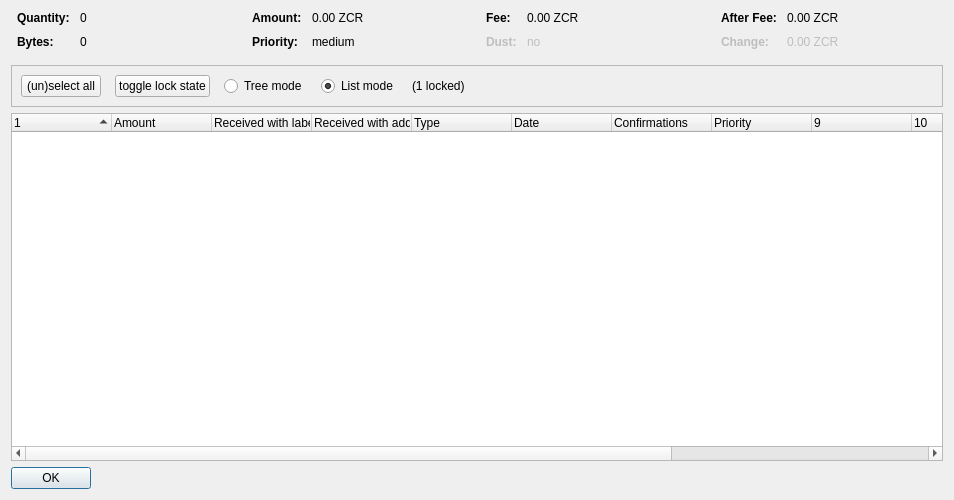
<?xml version="1.0" encoding="UTF-8"?>
<ui version="4.0">
 <class>CoinControlDialog</class>
 <widget class="QDialog" name="CoinControlDialog">
  <property name="geometry">
   <rect>
    <x>0</x>
    <y>0</y>
    <width>954</width>
    <height>500</height>
   </rect>
  </property>
  <property name="windowTitle">
   <string>Coin Selection</string>
  </property>
  <layout class="QVBoxLayout" name="verticalLayout">
   <item>
    <layout class="QHBoxLayout" name="horizontalLayoutTop" stretch="0,0,0,0">
     <property name="topMargin">
      <number>0</number>
     </property>
     <property name="bottomMargin">
      <number>10</number>
     </property>
     <item>
      <layout class="QFormLayout" name="formLayoutCoinControl1">
       <property name="horizontalSpacing">
        <number>10</number>
       </property>
       <property name="verticalSpacing">
        <number>10</number>
       </property>
       <property name="leftMargin">
        <number>6</number>
       </property>
       <property name="rightMargin">
        <number>6</number>
       </property>
       <item row="0" column="0">
        <widget class="QLabel" name="labelCoinControlQuantityText">
         <property name="font">
          <font>
           <weight>75</weight>
           <bold>true</bold>
          </font>
         </property>
         <property name="text">
          <string>Quantity:</string>
         </property>
        </widget>
       </item>
       <item row="0" column="1">
        <widget class="QLabel" name="labelCoinControlQuantity">
         <property name="cursor">
          <cursorShape>IBeamCursor</cursorShape>
         </property>
         <property name="contextMenuPolicy">
          <enum>Qt::ActionsContextMenu</enum>
         </property>
         <property name="text">
          <string notr="true">0</string>
         </property>
         <property name="textInteractionFlags">
          <set>Qt::LinksAccessibleByMouse|Qt::TextSelectableByKeyboard|Qt::TextSelectableByMouse</set>
         </property>
        </widget>
       </item>
       <item row="1" column="0">
        <widget class="QLabel" name="labelCoinControlBytesText">
         <property name="font">
          <font>
           <weight>75</weight>
           <bold>true</bold>
          </font>
         </property>
         <property name="text">
          <string>Bytes:</string>
         </property>
        </widget>
       </item>
       <item row="1" column="1">
        <widget class="QLabel" name="labelCoinControlBytes">
         <property name="cursor">
          <cursorShape>IBeamCursor</cursorShape>
         </property>
         <property name="contextMenuPolicy">
          <enum>Qt::ActionsContextMenu</enum>
         </property>
         <property name="text">
          <string notr="true">0</string>
         </property>
         <property name="textInteractionFlags">
          <set>Qt::LinksAccessibleByMouse|Qt::TextSelectableByKeyboard|Qt::TextSelectableByMouse</set>
         </property>
        </widget>
       </item>
      </layout>
     </item>
     <item>
      <layout class="QFormLayout" name="formLayoutCoinControl2">
       <property name="horizontalSpacing">
        <number>10</number>
       </property>
       <property name="verticalSpacing">
        <number>10</number>
       </property>
       <property name="leftMargin">
        <number>6</number>
       </property>
       <property name="rightMargin">
        <number>6</number>
       </property>
       <item row="0" column="0">
        <widget class="QLabel" name="labelCoinControlAmountText">
         <property name="font">
          <font>
           <weight>75</weight>
           <bold>true</bold>
          </font>
         </property>
         <property name="text">
          <string>Amount:</string>
         </property>
        </widget>
       </item>
       <item row="0" column="1">
        <widget class="QLabel" name="labelCoinControlAmount">
         <property name="cursor">
          <cursorShape>IBeamCursor</cursorShape>
         </property>
         <property name="contextMenuPolicy">
          <enum>Qt::ActionsContextMenu</enum>
         </property>
         <property name="text">
          <string notr="true">0.00 ZCR</string>
         </property>
         <property name="textInteractionFlags">
          <set>Qt::LinksAccessibleByMouse|Qt::TextSelectableByKeyboard|Qt::TextSelectableByMouse</set>
         </property>
        </widget>
       </item>
       <item row="1" column="0">
        <widget class="QLabel" name="labelCoinControlPriorityText">
         <property name="font">
          <font>
           <weight>75</weight>
           <bold>true</bold>
          </font>
         </property>
         <property name="text">
          <string>Priority:</string>
         </property>
        </widget>
       </item>
       <item row="1" column="1">
        <widget class="QLabel" name="labelCoinControlPriority">
         <property name="cursor">
          <cursorShape>IBeamCursor</cursorShape>
         </property>
         <property name="contextMenuPolicy">
          <enum>Qt::ActionsContextMenu</enum>
         </property>
         <property name="text">
          <string>medium</string>
         </property>
         <property name="textInteractionFlags">
          <set>Qt::LinksAccessibleByMouse|Qt::TextSelectableByKeyboard|Qt::TextSelectableByMouse</set>
         </property>
        </widget>
       </item>
      </layout>
     </item>
     <item>
      <layout class="QFormLayout" name="formLayoutCoinControl3">
       <property name="horizontalSpacing">
        <number>10</number>
       </property>
       <property name="verticalSpacing">
        <number>10</number>
       </property>
       <property name="leftMargin">
        <number>6</number>
       </property>
       <property name="rightMargin">
        <number>6</number>
       </property>
       <item row="0" column="0">
        <widget class="QLabel" name="labelCoinControlFeeText">
         <property name="font">
          <font>
           <weight>75</weight>
           <bold>true</bold>
          </font>
         </property>
         <property name="text">
          <string>Fee:</string>
         </property>
        </widget>
       </item>
       <item row="0" column="1">
        <widget class="QLabel" name="labelCoinControlFee">
         <property name="cursor">
          <cursorShape>IBeamCursor</cursorShape>
         </property>
         <property name="contextMenuPolicy">
          <enum>Qt::ActionsContextMenu</enum>
         </property>
         <property name="text">
          <string notr="true">0.00 ZCR</string>
         </property>
         <property name="textInteractionFlags">
          <set>Qt::LinksAccessibleByMouse|Qt::TextSelectableByKeyboard|Qt::TextSelectableByMouse</set>
         </property>
        </widget>
       </item>
       <item row="1" column="0">
        <widget class="QLabel" name="labelCoinControlLowOutputText">
         <property name="enabled">
          <bool>false</bool>
         </property>
         <property name="font">
          <font>
           <weight>75</weight>
           <bold>true</bold>
          </font>
         </property>
         <property name="text">
          <string>Dust:</string>
         </property>
        </widget>
       </item>
       <item row="1" column="1">
        <widget class="QLabel" name="labelCoinControlLowOutput">
         <property name="enabled">
          <bool>false</bool>
         </property>
         <property name="cursor">
          <cursorShape>IBeamCursor</cursorShape>
         </property>
         <property name="contextMenuPolicy">
          <enum>Qt::ActionsContextMenu</enum>
         </property>
         <property name="text">
          <string>no</string>
         </property>
         <property name="textInteractionFlags">
          <set>Qt::LinksAccessibleByMouse|Qt::TextSelectableByKeyboard|Qt::TextSelectableByMouse</set>
         </property>
        </widget>
       </item>
      </layout>
     </item>
     <item>
      <layout class="QFormLayout" name="formLayoutCoinControl4">
       <property name="horizontalSpacing">
        <number>10</number>
       </property>
       <property name="verticalSpacing">
        <number>10</number>
       </property>
       <property name="leftMargin">
        <number>6</number>
       </property>
       <property name="rightMargin">
        <number>6</number>
       </property>
       <item row="0" column="0">
        <widget class="QLabel" name="labelCoinControlAfterFeeText">
         <property name="font">
          <font>
           <weight>75</weight>
           <bold>true</bold>
          </font>
         </property>
         <property name="text">
          <string>After Fee:</string>
         </property>
        </widget>
       </item>
       <item row="0" column="1">
        <widget class="QLabel" name="labelCoinControlAfterFee">
         <property name="cursor">
          <cursorShape>IBeamCursor</cursorShape>
         </property>
         <property name="contextMenuPolicy">
          <enum>Qt::ActionsContextMenu</enum>
         </property>
         <property name="text">
          <string notr="true">0.00 ZCR</string>
         </property>
         <property name="textInteractionFlags">
          <set>Qt::LinksAccessibleByMouse|Qt::TextSelectableByKeyboard|Qt::TextSelectableByMouse</set>
         </property>
        </widget>
       </item>
       <item row="1" column="0">
        <widget class="QLabel" name="labelCoinControlChangeText">
         <property name="enabled">
          <bool>false</bool>
         </property>
         <property name="font">
          <font>
           <weight>75</weight>
           <bold>true</bold>
          </font>
         </property>
         <property name="text">
          <string>Change:</string>
         </property>
        </widget>
       </item>
       <item row="1" column="1">
        <widget class="QLabel" name="labelCoinControlChange">
         <property name="enabled">
          <bool>false</bool>
         </property>
         <property name="cursor">
          <cursorShape>IBeamCursor</cursorShape>
         </property>
         <property name="contextMenuPolicy">
          <enum>Qt::ActionsContextMenu</enum>
         </property>
         <property name="text">
          <string notr="true">0.00 ZCR</string>
         </property>
         <property name="textInteractionFlags">
          <set>Qt::LinksAccessibleByMouse|Qt::TextSelectableByKeyboard|Qt::TextSelectableByMouse</set>
         </property>
        </widget>
       </item>
      </layout>
     </item>
    </layout>
   </item>
   <item>
    <widget class="QFrame" name="frame">
     <property name="minimumSize">
      <size>
       <width>0</width>
       <height>40</height>
      </size>
     </property>
     <property name="frameShape">
      <enum>QFrame::StyledPanel</enum>
     </property>
     <property name="frameShadow">
      <enum>QFrame::Sunken</enum>
     </property>
     <layout class="QHBoxLayout" name="horizontalLayout">
      <item>
       <layout class="QHBoxLayout" name="horizontalLayoutPanel" stretch="0,0,0,0,0,0">
        <property name="spacing">
         <number>14</number>
        </property>
        <item>
         <widget class="QPushButton" name="pushButtonSelectAll">
          <property name="sizePolicy">
           <sizepolicy hsizetype="Maximum" vsizetype="Fixed">
            <horstretch>0</horstretch>
            <verstretch>0</verstretch>
           </sizepolicy>
          </property>
          <property name="text">
           <string>(un)select all</string>
          </property>
          <property name="autoDefault">
           <bool>false</bool>
          </property>
         </widget>
        </item>
        <item>
         <widget class="QPushButton" name="pushButtonToggleLock">
          <property name="sizePolicy">
           <sizepolicy hsizetype="Maximum" vsizetype="Fixed">
            <horstretch>0</horstretch>
            <verstretch>0</verstretch>
           </sizepolicy>
          </property>
          <property name="text">
           <string>toggle lock state</string>
          </property>
          <property name="autoDefault">
           <bool>false</bool>
          </property>
         </widget>
        </item>
        <item>
         <widget class="QRadioButton" name="radioTreeMode">
          <property name="sizePolicy">
           <sizepolicy hsizetype="Maximum" vsizetype="Fixed">
            <horstretch>0</horstretch>
            <verstretch>0</verstretch>
           </sizepolicy>
          </property>
          <property name="text">
           <string>Tree mode</string>
          </property>
         </widget>
        </item>
        <item>
         <widget class="QRadioButton" name="radioListMode">
          <property name="sizePolicy">
           <sizepolicy hsizetype="Maximum" vsizetype="Fixed">
            <horstretch>0</horstretch>
            <verstretch>0</verstretch>
           </sizepolicy>
          </property>
          <property name="text">
           <string>List mode</string>
          </property>
          <property name="checked">
           <bool>true</bool>
          </property>
         </widget>
        </item>
        <item>
         <widget class="QLabel" name="labelLocked">
          <property name="text">
           <string>(1 locked)</string>
          </property>
         </widget>
        </item>
        <item>
         <spacer name="horizontalSpacer">
          <property name="orientation">
           <enum>Qt::Horizontal</enum>
          </property>
          <property name="sizeHint" stdset="0">
           <size>
            <width>40</width>
            <height>20</height>
           </size>
          </property>
         </spacer>
        </item>
       </layout>
      </item>
     </layout>
    </widget>
   </item>
   <item>
    <widget class="CoinControlTreeWidget" name="treeWidget">
     <property name="contextMenuPolicy">
      <enum>Qt::CustomContextMenu</enum>
     </property>
     <property name="sortingEnabled">
      <bool>false</bool>
     </property>
     <property name="columnCount">
      <number>13</number>
     </property>
     <attribute name="headerShowSortIndicator" stdset="0">
      <bool>true</bool>
     </attribute>
     <attribute name="headerStretchLastSection">
      <bool>false</bool>
     </attribute>
     <column>
      <property name="text">
       <string/>
      </property>
     </column>
     <column>
      <property name="text">
       <string>Amount</string>
      </property>
     </column>
     <column>
      <property name="text">
       <string>Received with label</string>
      </property>
     </column>
     <column>
      <property name="text">
       <string>Received with address</string>
      </property>
     </column>
     <column>
      <property name="text">
       <string>Type</string>
      </property>
     </column>
     <column>
      <property name="text">
       <string>Date</string>
      </property>
     </column>
     <column>
      <property name="text">
       <string>Confirmations</string>
      </property>
      <property name="toolTip">
       <string>Confirmed</string>
      </property>
     </column>
     <column>
      <property name="text">
       <string>Priority</string>
      </property>
     </column>
     <column>
      <property name="text">
       <string/>
      </property>
     </column>
     <column>
      <property name="text">
       <string/>
      </property>
     </column>
     <column>
      <property name="text">
       <string/>
      </property>
     </column>
     <column>
      <property name="text">
       <string/>
      </property>
     </column>
     <column>
      <property name="text">
       <string/>
      </property>
     </column>
    </widget>
   </item>
   <item>
    <widget class="QDialogButtonBox" name="buttonBox">
     <property name="sizePolicy">
      <sizepolicy hsizetype="Maximum" vsizetype="Fixed">
       <horstretch>0</horstretch>
       <verstretch>0</verstretch>
      </sizepolicy>
     </property>
     <property name="orientation">
      <enum>Qt::Horizontal</enum>
     </property>
     <property name="standardButtons">
      <set>QDialogButtonBox::Ok</set>
     </property>
    </widget>
   </item>
  </layout>
 </widget>
 <customwidgets>
  <customwidget>
   <class>CoinControlTreeWidget</class>
   <extends>QTreeWidget</extends>
   <header>coincontroltreewidget.h</header>
  </customwidget>
 </customwidgets>
 <resources/>
 <connections/>
</ui>
